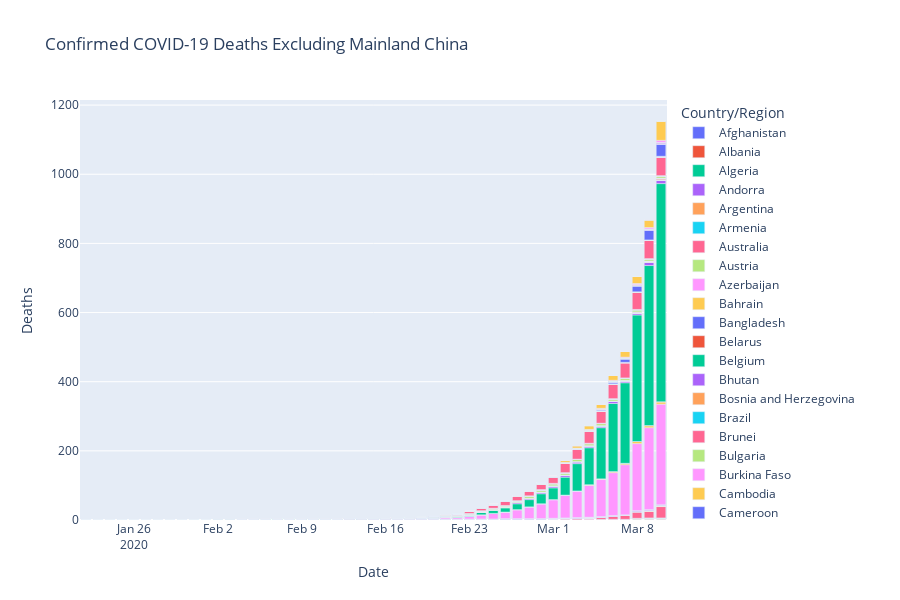

This figure's notebook cell:
### Markdown cell above
**It would be helpful to remove Mainland China in order to see the incidence rates of the rest of the affected countries**

### Code cell
indexNames = df[df['Country/Region'] == 'Mainland China' ].index
df.drop(indexNames , inplace=True)

temp = df.groupby(['Country/Region', 'Date'])['Confirmed', 'Deaths', 'Recovered'].sum()

temp = temp.reset_index()

fig = px.bar(temp, x="Date", y="Deaths", color='Country/Region', orientation='v', height=600,
             title='Confirmed COVID-19 Deaths Excluding Mainland China', color_continuous_scale=px.colors.sequential.thermal)
fig.show()

fig = px.bar(temp, x="Date", y="Recovered", color='Country/Region', orientation='v', height=600,
             title='Confirmed COVID-19 Recovered Excluding Mainland China', color_continuous_scale=px.colors.sequential.thermal)
fig.show()
